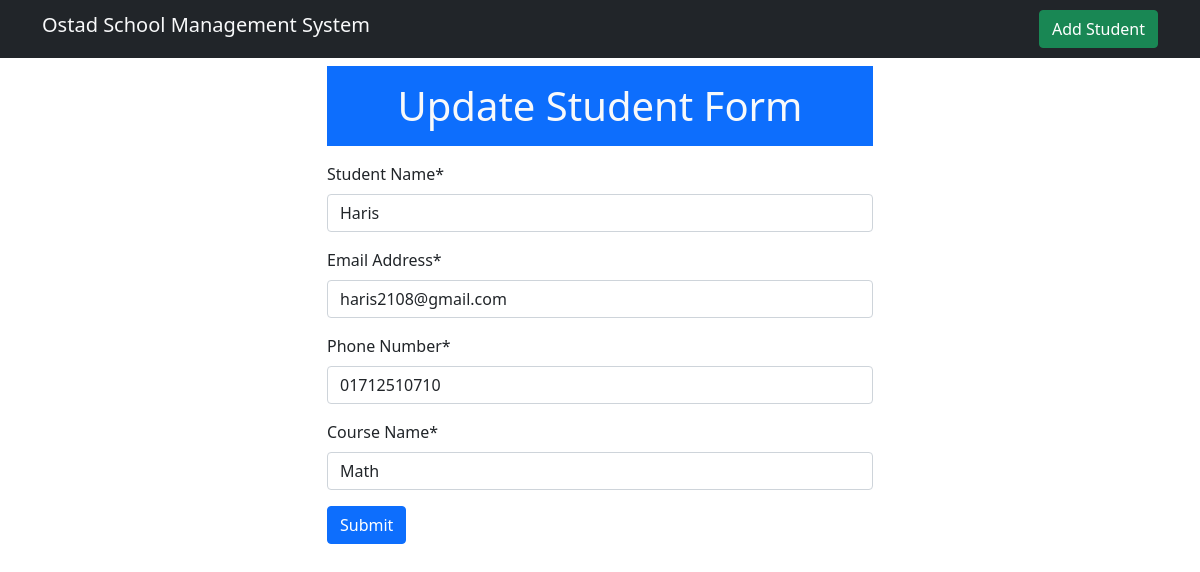
The page /student/3/update on the database its author committed.
### student/models.py (models this page shows, shortened)
class Student(models.Model):
    name = models.CharField(max_length=100)
    email = models.EmailField()
    phone = models.CharField(max_length=11)
    course = models.CharField(max_length=50)

### student/views.py (the view, shortened to what this page needs)
# urls.py: path('student/<int:id>/update', views.StudentUpdateViews.as_view(), name='student-update'),
class StudentUpdateViews(UpdateView):
    pk_url_kwarg = 'id'
    model = models.Student
    form_class = forms.StudentForm
    context_object_name = 'form'
    success_url = reverse_lazy('home')
    template_name = 'student/update_student_form.html'

### student/forms.py
class StudentForm(ModelForm):
    class Meta:
        model = models.Student
        fields = '__all__'
        labels = {
            'name': 'Student Name',
            'email': 'Email Address',
            'phone': 'Phone Number',
            'course': 'Course Name',
        }

### student/templates/student/update_student_form.html (shortened to what this page needs)
{% extends 'student/base.html' %}
{% load crispy_forms_tags %}
{% block content %}
    <div class="container">
        <div class="row">
            <div class="col-3">
            </div>
            <div class="col-6">
              <h1 class="h1 text-center mb-3 text-light p-3 bg-primary text-wrap">Update Student Form</h1>
                <form method="POST">
                        {{ form|crispy }}
                      <button type="submit" class="btn btn-primary">Submit</button>
                  </form>
            </div>
            <div class="col-3">
            </div>
        </div>
    </div>
{% endblock %}

### rows shown on the page
Student: name "Haris", email "haris2108@gmail.com", phone "01712510710", course "Math"
